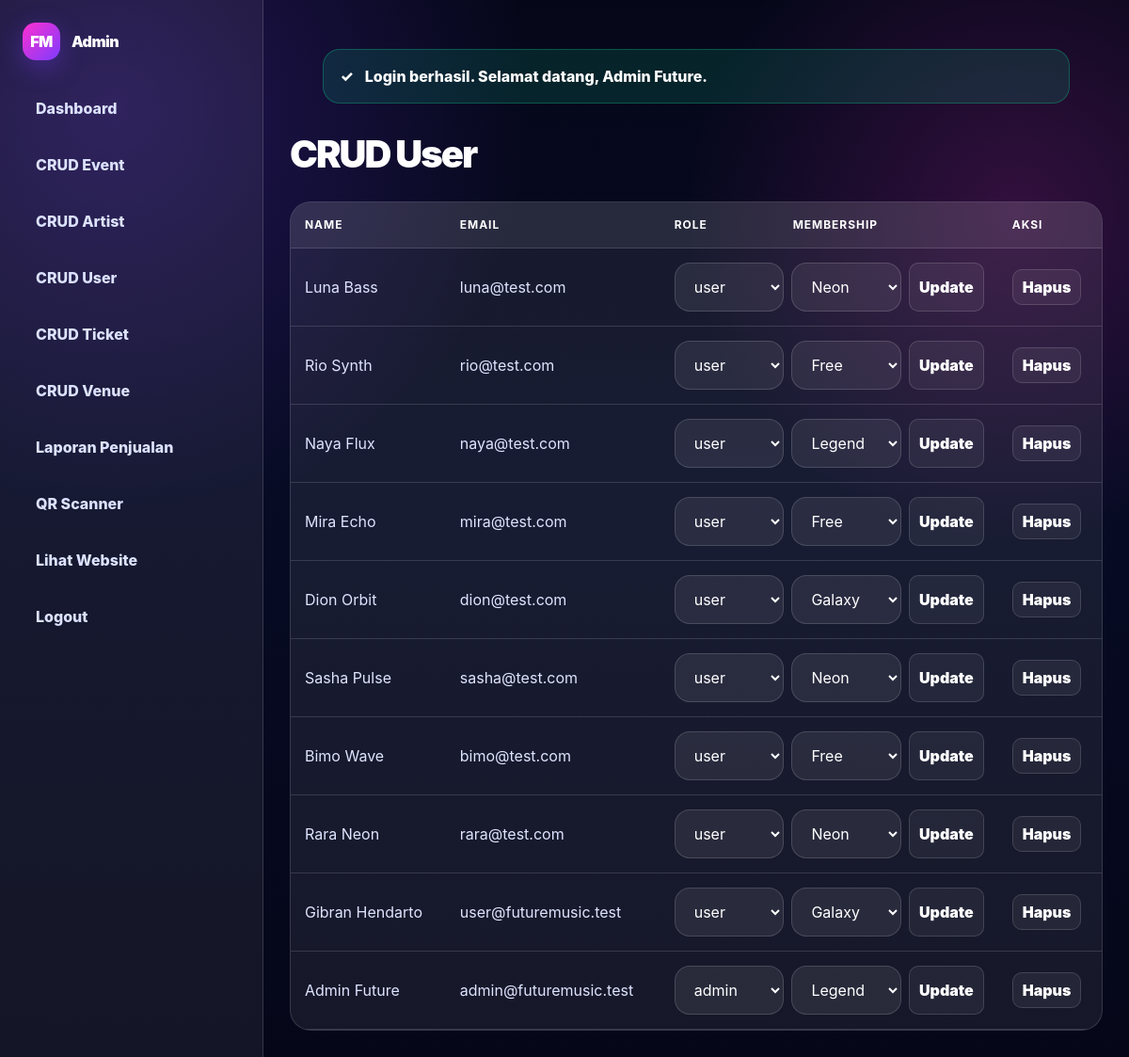
The page /admin/users.php (signed in) on the database its author committed.
### tables this page shows
CREATE TABLE users (
    id_user INT AUTO_INCREMENT PRIMARY KEY,
    name VARCHAR(120) NOT NULL,
    email VARCHAR(150) NOT NULL UNIQUE,
    password VARCHAR(255) NOT NULL,
    role ENUM('admin','user') NOT NULL DEFAULT 'user',
    membership ENUM('Free','Neon','Galaxy','Legend') NOT NULL DEFAULT 'Free',
    phone VARCHAR(30) NULL,
    created_at TIMESTAMP DEFAULT CURRENT_TIMESTAMP
);

### admin/users.php (the view, shortened to what this page needs)
<?php
include '../config/database.php';
$rows=db_all("SELECT * FROM users ORDER BY id_user DESC");
include '../includes/admin_header.php';show_flash();
?>
<h1 class="admin-title">CRUD User</h1>
<div class="table-wrap"><table><thead><tr><th>Name</th><th>Email</th><th>Role</th><th>Membership</th><th>Aksi</th></tr></thead><tbody>
<?php foreach($rows as $r): ?><tr><td><?= e($r['name']); ?></td><td><?= e($r['email']); ?></td><td colspan="2"><form method="POST" style="display:flex;gap:8px"><input type="hidden" name="id_user" value="<?= (int)$r['id_user']; ?>"><select class="select" name="role"><option <?= $r['role']==='user'?'selected':''; ?>>user</option><option <?= $r['role']==='admin'?'selected':''; ?>>admin</option></select><select class="select" name="membership"><?php foreach(['Free','Neon','Galaxy','Legend'] as $m): ?><option <?= $r['membership']===$m?'selected':''; ?>><?= e($m); ?></option><?php endforeach; ?></select><button class="action-link">Update</button></form></td><td><a class="action-link" data-confirm="Hapus user?" href="?delete=<?= (int)$r['id_user']; ?>">Hapus</a></td></tr><?php endforeach; ?>
</tbody></table></div>
<?php include '../includes/admin_footer.php'; ?>

### assets/css/style.css (style rules this page uses)
:root { --dark:#06091f; --dark2:#080b2a; --panel:rgba(255,255,255,.07); --panel2:rgba(255,255,255,.11); --line:rgba(255,255,255,.14); --white:#ffffff; --muted:#aab2d5; --pink:#ff2fd0; --purple:#7c3cff; --cyan:#47e5ff; --blue:#101a4d; --shadow:0 24px 80px rgba(0,0,0,.35); }
* { box-sizing:border-box }
html { scroll-behavior:smooth }
body { margin:0; font-family:Inter,ui-sans-serif,system-ui,-apple-system,BlinkMacSystemFont,"Segoe UI",sans-serif; color:var(--white); background: radial-gradient(circle at 10% 10%, rgba(124,60,255,.25), transparent 30%), radial-gradient(circle at 90% 20%, rgba(255,47,208,.18), transparent 25%), linear-gradient(180deg,#050719 0%,#070b24 45%,#050719 100%); min-height:100vh; }
a { text-decoration:none;color:inherit }
button,input,select,textarea { font:inherit }
.input, .select, textarea { width:100%;border:1px solid rgba(255,255,255,.15);background:rgba(255,255,255,.08); color:#fff;border-radius:16px;padding:14px 16px;outline:none; }
.select option { color:#111 }
.table-wrap { overflow:auto;border:1px solid var(--line);border-radius:22px;background:rgba(255,255,255,.07) }
table { width:100%;border-collapse:collapse;min-width:760px }
th,td { padding:15px;border-bottom:1px solid var(--line);text-align:left }
th { color:#fff;font-size:12px;text-transform:uppercase;letter-spacing:.08em;background:rgba(255,255,255,.07) }
td { color:#dfe4ff }
.action-link { font-weight:900;color:#fff;border:1px solid var(--line);padding:8px 10px;border-radius:10px;background:rgba(255,255,255,.06) }
.admin-title { font-size:40px;font-weight:1000;letter-spacing:-.05em;margin-bottom:20px }

### rows shown on the page
users: name "Luna Bass", email "luna@test.com", role "user"
users: name "Rio Synth", email "rio@test.com", role "user"
users: name "Naya Flux", email "naya@test.com", role "user"
users: name "Mira Echo", email "mira@test.com", role "user"
users: name "Dion Orbit", email "dion@test.com", role "user"
users: name "Sasha Pulse", email "sasha@test.com", role "user"
users: name "Bimo Wave", email "bimo@test.com", role "user"
users: name "Rara Neon", email "rara@test.com", role "user"
users: name "Gibran Hendarto", email "user@futuremusic.test", role "user"
users: name "Admin Future", email "admin@futuremusic.test", role "admin"

### other values the page prints
$flash['message'] "Login berhasil. Selamat datang, Admin Future."
form field membership "Neon"
form field membership "Free"
form field membership "Legend"
form field membership "Galaxy"
